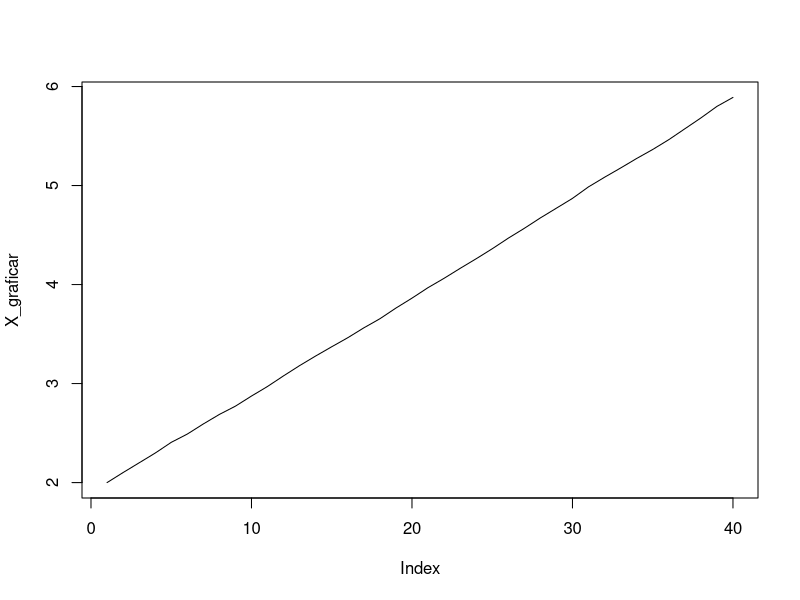
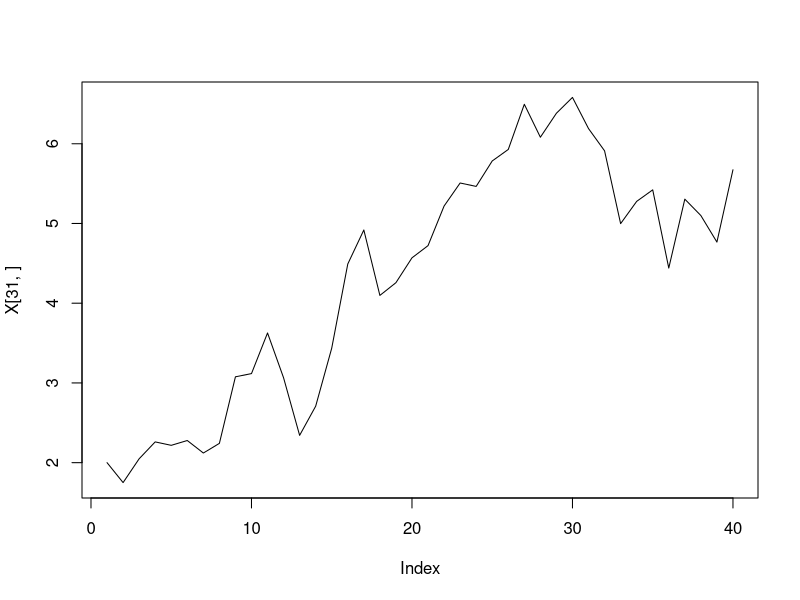

Recreate these plots in R, in order.
## ---- chunk 1
knitr::opts_chunk$set(echo = TRUE)
## ---- chunk 2
set.seed(40)
n <- 100000
dt <- 4

a <- 0.5
b <- 2
x0 <- 4.6

epsilon <- rnorm(n, 0, 1)
dw <- epsilon*sqrt(dt) 
dX <- a*dt + b*dw
X <- x0 + dX

mean(X)
sd(X)^2
## ---- chunk 3
1  - pnorm(q=0, mean=mean(X), sd=sd(X), lower.tail=FALSE) 
## ---- chunk 4
n <- 100000
dt <- 40

a <- 0.1
b <- 0.4
x0 <- 2

epsilon <- rnorm(n, 0, 1)
dw <- epsilon*sqrt(dt) 
dX <- a*dt + b*dw
X <- x0 + dX

mean(X)
sd(X)^2

## ---- chunk 5
# Simular para graficar los dias
n <- 2000
dt <- 1
dias <- 40
a <- 0.1
b <- 0.4

X0 <- 2
X <- matrix(0, nrow=n, ncol=dias)

X[,1] <- X0

for (j in 1:n) {
epsilon <- rnorm(n,mean = 0, sd = 1)
dw <- epsilon*sqrt(dt)
dX <- a*dt + b*dw

for (t in 2:dias) {
    X[j,t] <- X[j,t-1] + dX[t]
}}

mean(X[,40])
sd(X[,40])^2
## ---- chunk 6
# Graficar
X_graficar = colMeans(X)

plot(X_graficar, type="l")
## ---- chunk 7
plot(X[31,], type='l')
